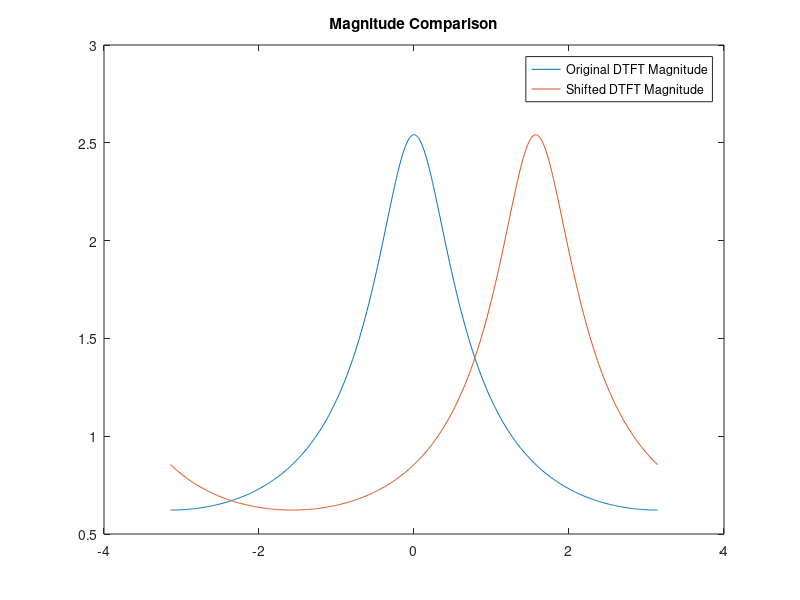
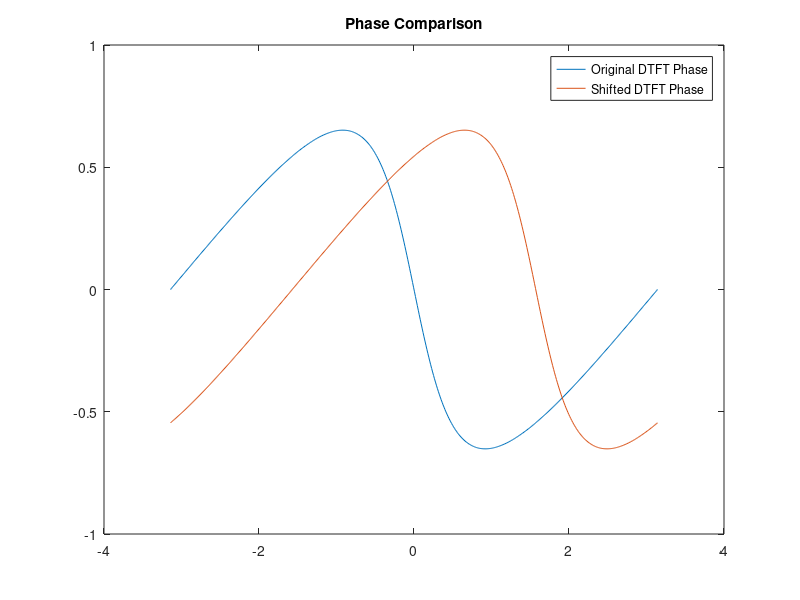

MATLAB code to generate these figures, in order:
N = 100;
n = 0:N-1;
g = exp(-0.5 * n);

L = 512;
w = -pi:2*pi/(L-1):pi;
G = freqz(g, 1, w);

omega0 = pi/2;

gn = exp(1i * omega0 * n) .* g;
GN = freqz(gn, 1, w);

tolerance = 1e-6;

n_exp = 0:length(G)-1;
LHS = freqz(gn, 1, w);
RHS = G .* exp(-1i * omega0 * n_exp);

frequency_shifting_verified = all(abs(LHS - RHS) <= tolerance);

figure(1);
plot(w, abs(G)); hold on;
plot(w, abs(LHS));
legend('Original DTFT Magnitude', 'Shifted DTFT Magnitude');
title('Magnitude Comparison');

figure(2);
plot(w, angle(G)); hold on;
plot(w, angle(LHS));
legend('Original DTFT Phase', 'Shifted DTFT Phase');
title('Phase Comparison');
